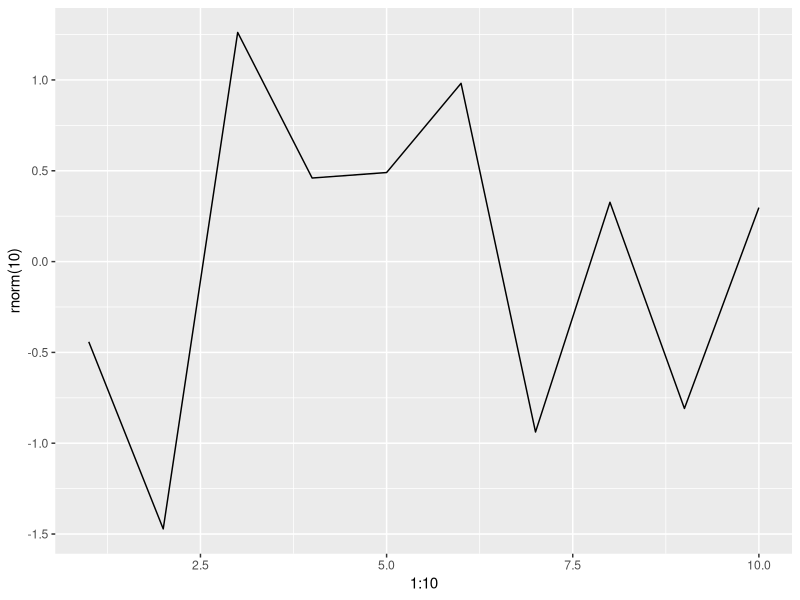

Source code (R):
## ---- chunk 1
require(ggplot2)
ggplot(data = NULL) + 
geom_line(aes(x = 1:10, y = rnorm(10)))
